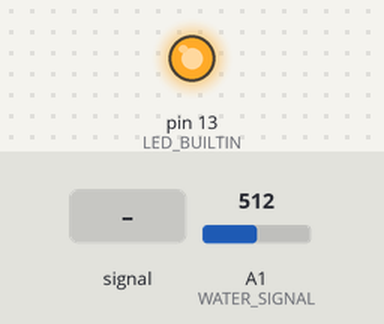
Bench run of a sketch on a simulated Arduino Uno, built with avr-gcc and run on an emulated ATmega328P. Parts: output pins drawn as LEDs (lit = HIGH). Dashed ring = blinking. The inputs (shaded band) are chosen by the test bench; at power-on: A1 (WATER_SIGNAL) = 512. Pins used as bus, display or sensor lines are not drawn.

Above: at 1.2 s.
1.3 s: A1 (WATER_SIGNAL) fed a 200 Hz sine of ±81 counts around its level
At 1.5 s:
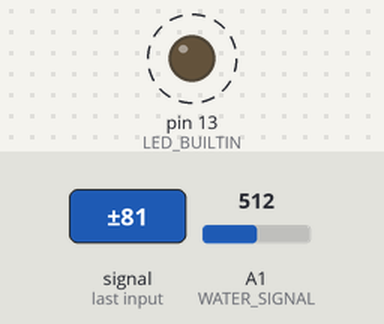
4.3 s: A1 (WATER_SIGNAL) set to 440
At 4.9 s:
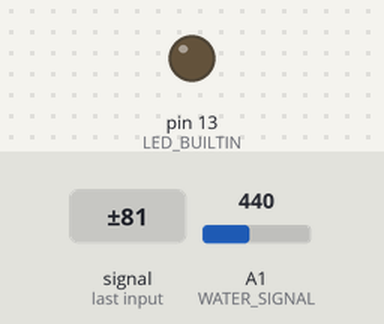
5.8 s: A1 (WATER_SIGNAL) set to 458
At 6.8 s:
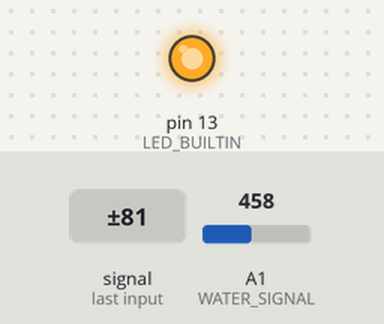
7.3 s: A1 (WATER_SIGNAL) set to 306
At 7.9 s:
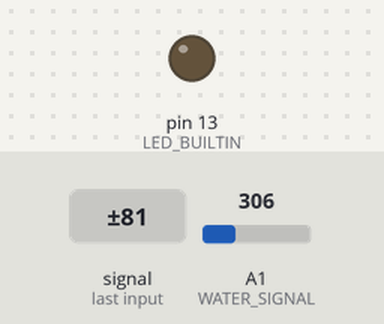
Timing chart, 0 to 9.8 s (numbered marks = the images above; inputs shaded):
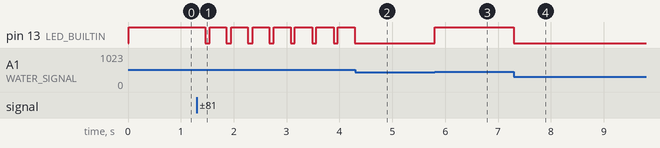

The sketch:

water_level_demo.ino
```cpp
#include <LiquidCrystal.h>
#include <SoftwareSerial.h>

#define WATER_SIGNAL A1
#define WATER_POWER 7

void setup() {
  // put your setup code here, to run once:
  Serial.begin(9600);
  pinMode(WATER_POWER, OUTPUT);
  pinMode(LED_BUILTIN, OUTPUT);
  digitalWrite(WATER_POWER, LOW);
}

int readWaterSensor() {
  digitalWrite(WATER_POWER, HIGH);
  delay(10);
  int val = analogRead(WATER_SIGNAL);
  digitalWrite(WATER_POWER, LOW);
  return val;
}

void loop() {
  // put your main code here, to run repeatedly:
  int val = readWaterSensor();

  if (val < 450) {
    digitalWrite(LED_BUILTIN, LOW);
  } else {
    digitalWrite(LED_BUILTIN, HIGH);
  }
}
```

Measured:
- the behaviour switches between 449 and 450 on A1 (WATER_SIGNAL) (found by bisection; images 2 and 3)
- after the input at 1.3 s, pin 13 (LED_BUILTIN): alternates HIGH for 0.32 s and LOW for 0.08 s, starting after 0.16 s
- after the input at 4.3 s, pin 13 (LED_BUILTIN): stops changing and stays LOW
- after the input at 5.8 s, pin 13 (LED_BUILTIN): LOW → HIGH at once
- after the input at 7.3 s, pin 13 (LED_BUILTIN): HIGH → LOW at once
